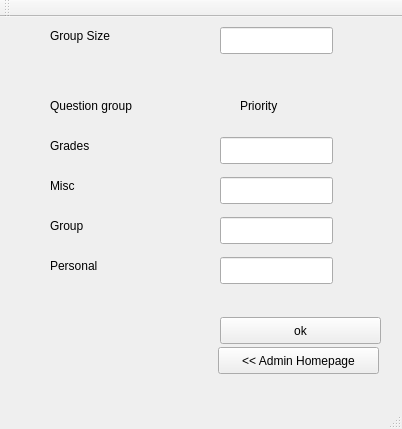
<?xml version="1.0" encoding="UTF-8"?>
<ui version="4.0">
 <class>PPID</class>
 <widget class="QMainWindow" name="PPID">
  <property name="geometry">
   <rect>
    <x>0</x>
    <y>0</y>
    <width>402</width>
    <height>429</height>
   </rect>
  </property>
  <property name="windowTitle">
   <string>PPID</string>
  </property>
  <widget class="QWidget" name="centralWidget">
   <widget class="QLabel" name="label">
    <property name="geometry">
     <rect>
      <x>50</x>
      <y>10</y>
      <width>81</width>
      <height>17</height>
     </rect>
    </property>
    <property name="text">
     <string>Group Size</string>
    </property>
   </widget>
   <widget class="QLineEdit" name="lineEdit">
    <property name="geometry">
     <rect>
      <x>220</x>
      <y>10</y>
      <width>113</width>
      <height>27</height>
     </rect>
    </property>
   </widget>
   <widget class="QLabel" name="label_2">
    <property name="geometry">
     <rect>
      <x>50</x>
      <y>80</y>
      <width>111</width>
      <height>17</height>
     </rect>
    </property>
    <property name="text">
     <string>Question group</string>
    </property>
   </widget>
   <widget class="QLabel" name="label_3">
    <property name="geometry">
     <rect>
      <x>240</x>
      <y>80</y>
      <width>67</width>
      <height>17</height>
     </rect>
    </property>
    <property name="text">
     <string>Priority</string>
    </property>
   </widget>
   <widget class="QLabel" name="label_4">
    <property name="geometry">
     <rect>
      <x>50</x>
      <y>120</y>
      <width>67</width>
      <height>17</height>
     </rect>
    </property>
    <property name="text">
     <string>Grades</string>
    </property>
   </widget>
   <widget class="QLabel" name="label_5">
    <property name="geometry">
     <rect>
      <x>50</x>
      <y>160</y>
      <width>67</width>
      <height>17</height>
     </rect>
    </property>
    <property name="text">
     <string>Misc</string>
    </property>
   </widget>
   <widget class="QLabel" name="label_6">
    <property name="geometry">
     <rect>
      <x>50</x>
      <y>200</y>
      <width>67</width>
      <height>17</height>
     </rect>
    </property>
    <property name="text">
     <string>Group</string>
    </property>
   </widget>
   <widget class="QLabel" name="label_7">
    <property name="geometry">
     <rect>
      <x>50</x>
      <y>240</y>
      <width>67</width>
      <height>17</height>
     </rect>
    </property>
    <property name="text">
     <string>Personal</string>
    </property>
   </widget>
   <widget class="QLineEdit" name="lineEdit_2">
    <property name="geometry">
     <rect>
      <x>220</x>
      <y>120</y>
      <width>113</width>
      <height>27</height>
     </rect>
    </property>
   </widget>
   <widget class="QLineEdit" name="lineEdit_3">
    <property name="geometry">
     <rect>
      <x>220</x>
      <y>160</y>
      <width>113</width>
      <height>27</height>
     </rect>
    </property>
   </widget>
   <widget class="QLineEdit" name="lineEdit_4">
    <property name="geometry">
     <rect>
      <x>220</x>
      <y>200</y>
      <width>113</width>
      <height>27</height>
     </rect>
    </property>
   </widget>
   <widget class="QLineEdit" name="lineEdit_5">
    <property name="geometry">
     <rect>
      <x>220</x>
      <y>240</y>
      <width>113</width>
      <height>27</height>
     </rect>
    </property>
   </widget>
   <widget class="QPushButton" name="pushButton">
    <property name="geometry">
     <rect>
      <x>220</x>
      <y>300</y>
      <width>161</width>
      <height>27</height>
     </rect>
    </property>
    <property name="text">
     <string>ok</string>
    </property>
   </widget>
   <widget class="QPushButton" name="pushButton_2">
    <property name="geometry">
     <rect>
      <x>218</x>
      <y>330</y>
      <width>161</width>
      <height>27</height>
     </rect>
    </property>
    <property name="text">
     <string>&lt;&lt; Admin Homepage</string>
    </property>
   </widget>
   <widget class="QLabel" name="label_8">
    <property name="geometry">
     <rect>
      <x>30</x>
      <y>270</y>
      <width>241</width>
      <height>20</height>
     </rect>
    </property>
    <property name="text">
     <string/>
    </property>
   </widget>
   <widget class="QLabel" name="label_9">
    <property name="geometry">
     <rect>
      <x>0</x>
      <y>-20</y>
      <width>411</width>
      <height>421</height>
     </rect>
    </property>
    <property name="text">
     <string/>
    </property>
   </widget>
   <zorder>label_9</zorder>
   <zorder>label</zorder>
   <zorder>lineEdit</zorder>
   <zorder>label_2</zorder>
   <zorder>label_3</zorder>
   <zorder>label_4</zorder>
   <zorder>label_5</zorder>
   <zorder>label_6</zorder>
   <zorder>label_7</zorder>
   <zorder>lineEdit_2</zorder>
   <zorder>lineEdit_3</zorder>
   <zorder>lineEdit_4</zorder>
   <zorder>lineEdit_5</zorder>
   <zorder>pushButton</zorder>
   <zorder>pushButton_2</zorder>
   <zorder>label_8</zorder>
  </widget>
  <widget class="QMenuBar" name="menuBar">
   <property name="geometry">
    <rect>
     <x>0</x>
     <y>0</y>
     <width>402</width>
     <height>25</height>
    </rect>
   </property>
  </widget>
  <widget class="QToolBar" name="mainToolBar">
   <attribute name="toolBarArea">
    <enum>TopToolBarArea</enum>
   </attribute>
   <attribute name="toolBarBreak">
    <bool>false</bool>
   </attribute>
  </widget>
  <widget class="QStatusBar" name="statusBar"/>
 </widget>
 <layoutdefault spacing="6" margin="11"/>
 <resources/>
 <connections/>
</ui>
